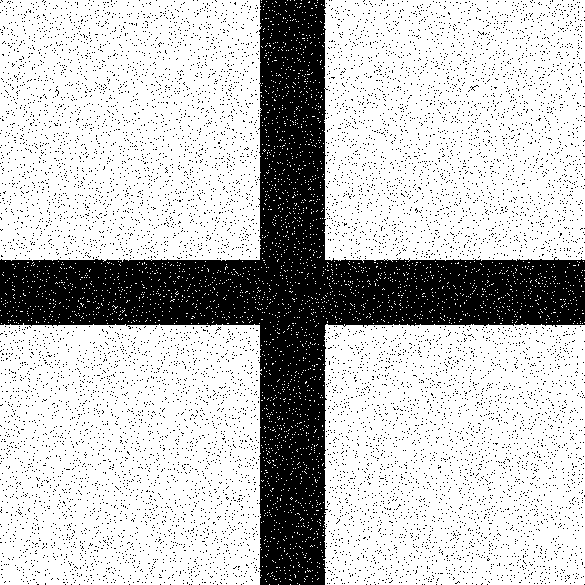
#> input picture sample_images/Picture_Crossing_noise_10_pixelCnt_65_featureCnt_9.bmp, 585 x 585 px
$ python sobel_opencv.py   (older library calls are emulated)
#> lines starting #> are read from the running program, lines starting #| are printed output that depends on the picture; after the words box and inside, x2 and y2 are one past the last pixel; in counts of white or black regions, pixels touching at a corner belong together
import cv2
import numpy as np

# interactive image display for sobel edge detection
def sobel_edge_detection(img, sigma=1, kernel_size_blur=3, kernel_size=3, threshold=100, blur=True):

        # apply gaussian blur
        if blur:
            img = cv2.GaussianBlur(img, (kernel_size_blur, kernel_size_blur), sigma)

        # Apply the Sobel operator in the x-direction
        sobelx = cv2.Sobel(img, cv2.CV_64F, 1, 0, ksize=kernel_size)

        # Apply the Sobel operator in the y-direction
        sobely = cv2.Sobel(img, cv2.CV_64F, 0, 1, ksize=kernel_size)

        # Compute the magnitude of the gradients
        magnitude = np.sqrt(sobelx**2 + sobely**2)

        # Threshold the gradient magnitude image
        sobel = np.zeros_like(magnitude, dtype=np.uint8)

        # enter values above high_threshold
        sobel[magnitude > threshold] = 1

        # return sobel edge detection
        return sobel

# define sliders for interactive image display
cv2.namedWindow("Sobel Edge Detection")

# define sliders for interactive image display
cv2.createTrackbar("sigma", "Sobel Edge Detection", 0, 10, lambda x: x)
cv2.createTrackbar("kernel_size_blur", "Sobel Edge Detection", 0, 10, lambda x: x)
cv2.createTrackbar("kernel_size", "Sobel Edge Detection", 0, 10, lambda x: x)
cv2.createTrackbar("threshold", "Sobel Edge Detection", 1, 1000, lambda x: x)


# import sample image
img = cv2.imread("sample_images/Picture_Crossing_noise_10_pixelCnt_65_featureCnt_9.bmp")
#> img is the input picture: shape (585, 585, 3); 76.1% white; 10838 black regions (10837 under 20 px), largest, box (x1, y1, x2, y2) and area: (0, 0, 585, 585) 68345
#img = cv2.imread("sample_images/Lena.bmp")

# convert image to grayscale
img = cv2.cvtColor(img, cv2.COLOR_BGR2GRAY)

# apply sobel edge detection
sobel = sobel_edge_detection(img, blur=False)
#> in sobel_edge_detection, `sobelx = cv2.Sobel(img, cv2.CV_64F, 1, 0, ksize=kernel_size)`:
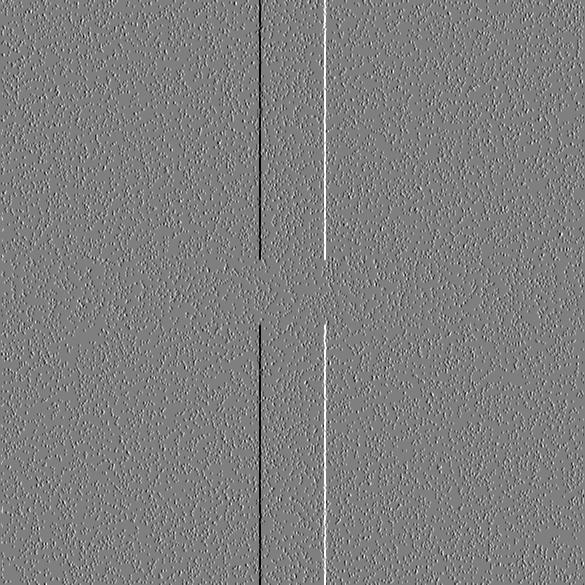
#> sobelx: shape (585, 585) float64; min -1020, max 1020, mean 0.1; drawn with min black and max white
#> in sobel_edge_detection, `sobely = cv2.Sobel(img, cv2.CV_64F, 0, 1, ksize=kernel_size)`:
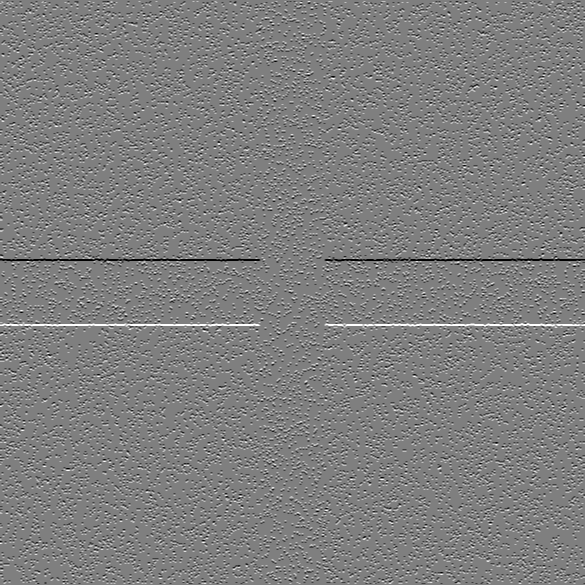
#> sobely: shape (585, 585) float64; min -1020, max 1020, mean 0; drawn with min black and max white
#> in sobel_edge_detection, `magnitude = np.sqrt(sobelx**2 + sobely**2)`:
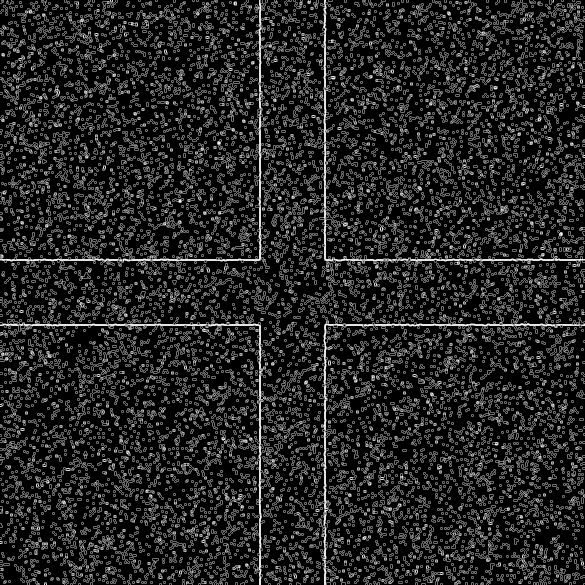
#> magnitude: shape (585, 585) float64; min 0, max 1140.4, mean 161.3; drawn with min black and max white
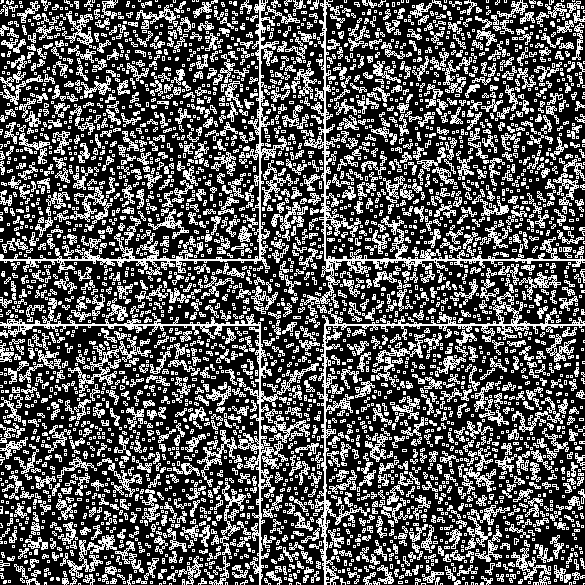
#> sobel: shape (585, 585); values 0 (black) and 1 (white), 33.8% white in thin lines or dots

while True:
    # get current positions of all trackbars
    sigma = cv2.getTrackbarPos("sigma", "Sobel Edge Detection")
    kernel_size_blur = cv2.getTrackbarPos("kernel_size_blur", "Sobel Edge Detection")
    kernel_size = cv2.getTrackbarPos("kernel_size", "Sobel Edge Detection")
    threshold = cv2.getTrackbarPos("threshold", "Sobel Edge Detection")

    # add offset to sigma
    sigma = sigma + 1

    # make kernel_size_blur and kernel_size odd
    kernel_size_blur = kernel_size_blur*2+1
    kernel_size = kernel_size*2+1

    # adjust threshold to kernel_size
    threshold = threshold*kernel_size**2


    # apply sobel edge detection
    sobel = sobel_edge_detection(img, sigma=sigma, kernel_size_blur=kernel_size_blur, kernel_size=kernel_size, threshold=threshold, blur=True)
#> call 2 of sobel_edge_detection, with sigma = 1, kernel_size_blur = 1, kernel_size = 1, threshold = 1, blur = True
#> in sobel_edge_detection (call 2), `magnitude = np.sqrt(sobelx**2 + sobely**2)`:
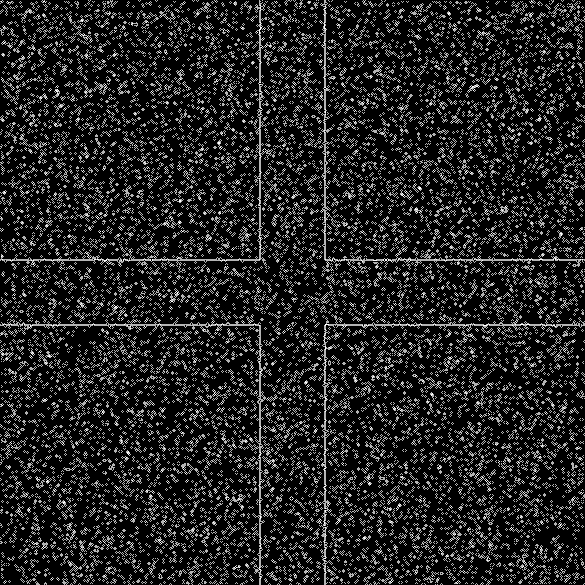
#> magnitude: shape (585, 585) float64; min 0, max 360.6, mean 49.5; drawn with min black and max white
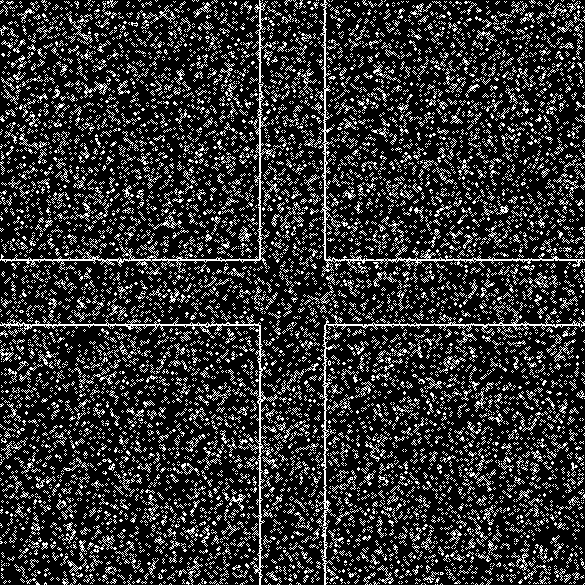
#> sobel: shape (585, 585); values 0 (black) and 1 (white), 19% white in thin lines or dots

    # display images
    cv2.imshow("Sobel Edge Detection", sobel*255)

    # press "q" to stop
    if cv2.waitKey(1) & 0xFF == ord("q"):
#> (key q is pressed here)
        break

$ run again, with sample_images/Picture_Crossing_noise_0_pixelCnt_128_featureCnt_5.bmp copied over sample_images/Picture_Crossing_noise_10_pixelCnt_65_featureCnt_9.bmp
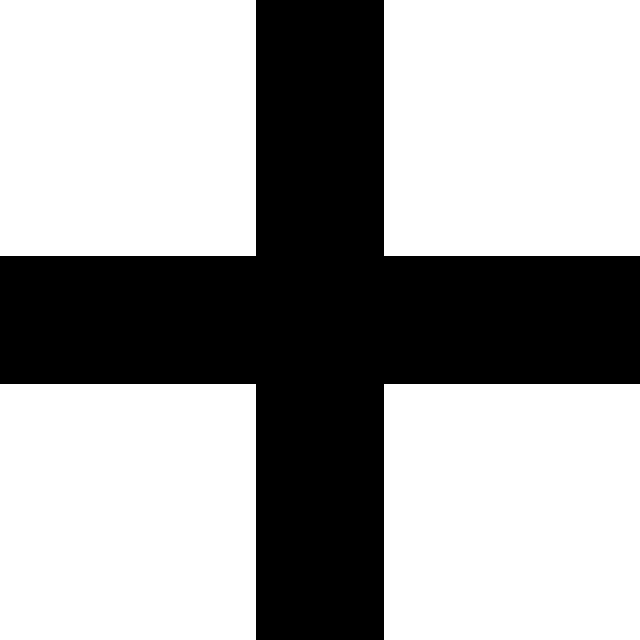
#> input picture sample_images/Picture_Crossing_noise_0_pixelCnt_128_featureCnt_5.bmp, 640 x 640 px
#> img is the input picture: shape (640, 640, 3); 64% white; 1 black region, box (x1, y1, x2, y2) and area: (0, 0, 640, 640) 147456
#> in sobel_edge_detection, `sobelx = cv2.Sobel(img, cv2.CV_64F, 1, 0, ksize=kernel_size)`:
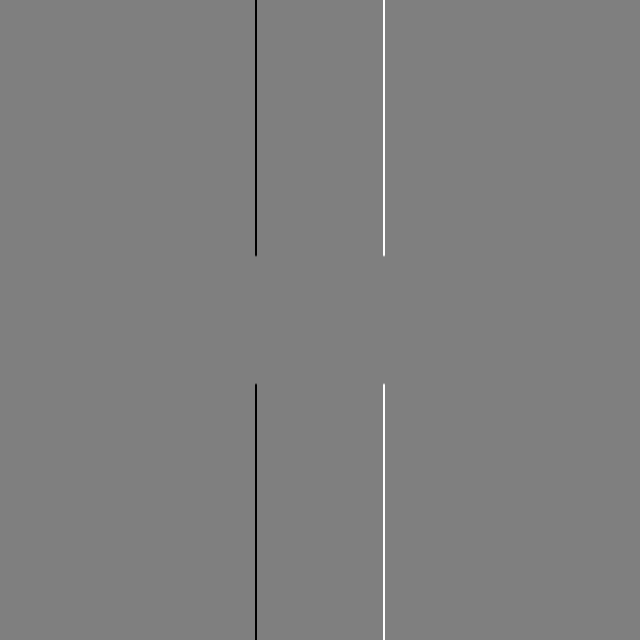
#> sobelx: shape (640, 640) float64; min -1020, max 1020, mean 0; drawn with min black and max white
#> in sobel_edge_detection, `magnitude = np.sqrt(sobelx**2 + sobely**2)`:
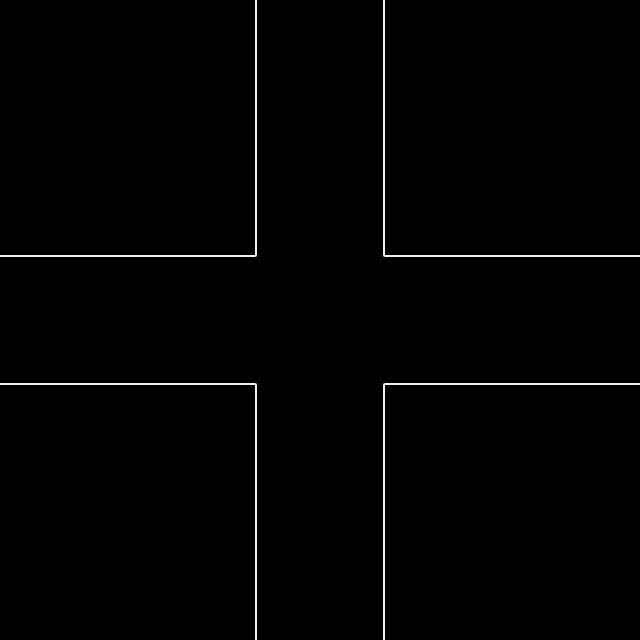
#> magnitude: shape (640, 640) float64; min 0, max 1081.9, mean 10.2; drawn with min black and max white

$ run again, with sample_images/Picture_Crossing_noise_100_pixelCnt_128_featureCnt_5.bmp copied over sample_images/Picture_Crossing_noise_10_pixelCnt_65_featureCnt_9.bmp
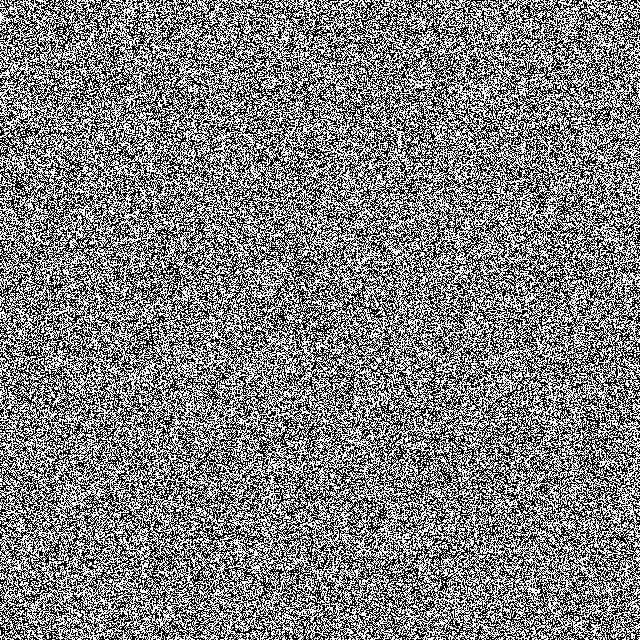
#> input picture sample_images/Picture_Crossing_noise_100_pixelCnt_128_featureCnt_5.bmp, 640 x 640 px
#> img is the input picture: shape (640, 640, 3); 50% white in thin lines or dots
#> img: shape (640, 640); 50% white in thin lines or dots
#> in sobel_edge_detection (call 2), `magnitude = np.sqrt(sobelx**2 + sobely**2)`:
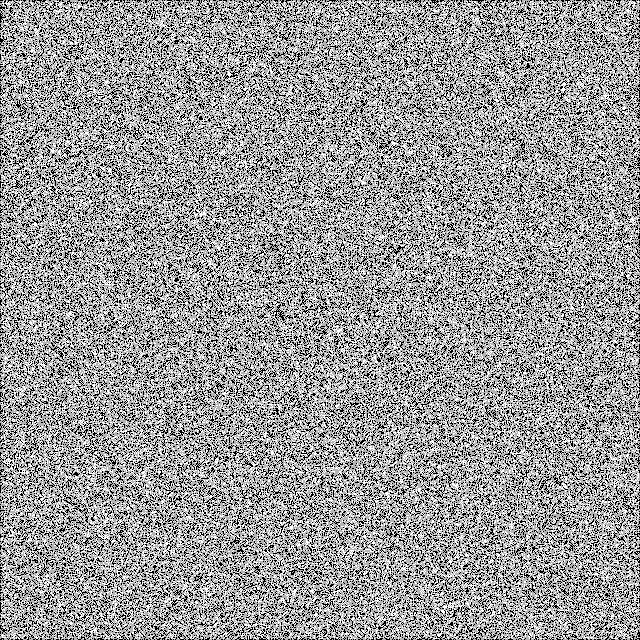
#> magnitude: shape (640, 640) float64; min 0, max 360.6, mean 217; drawn with min black and max white
#> `sobel = sobel_edge_detection(img, sigma=sigma, kernel_size_blur=kernel..`:
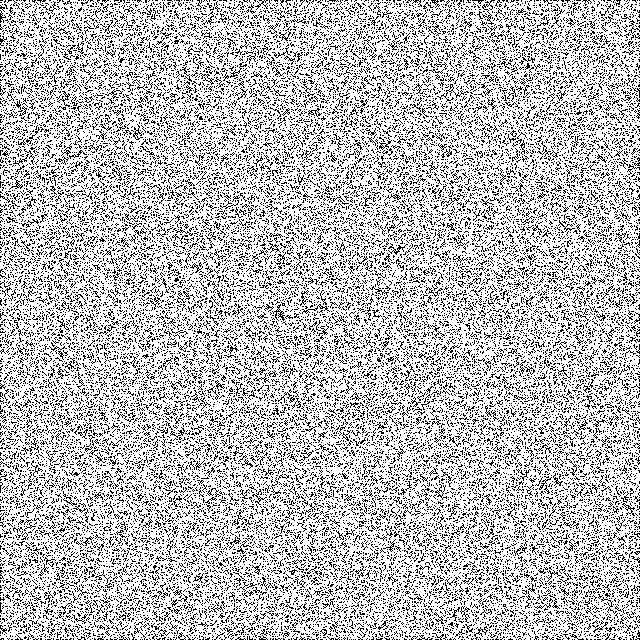
#> sobel: shape (640, 640); values 0 (black) and 1 (white), 74.8% white; black in thin lines or dots
